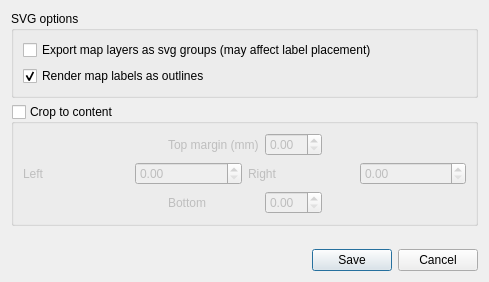
<?xml version="1.0" encoding="UTF-8"?>
<ui version="4.0">
 <class>SvgExportOptionsDialog</class>
 <widget class="QDialog" name="SvgExportOptionsDialog">
  <property name="geometry">
   <rect>
    <x>0</x>
    <y>0</y>
    <width>489</width>
    <height>282</height>
   </rect>
  </property>
  <property name="windowTitle">
   <string>SVG export options</string>
  </property>
  <layout class="QVBoxLayout" name="verticalLayout">
   <item>
    <widget class="QgsCollapsibleGroupBoxBasic" name="groupBox">
     <property name="title">
      <string>SVG options</string>
     </property>
     <layout class="QVBoxLayout" name="verticalLayout_2">
      <item>
       <widget class="QCheckBox" name="chkMapLayersAsGroup">
        <property name="text">
         <string>Export map layers as svg groups (may affect label placement)</string>
        </property>
        <property name="checked">
         <bool>false</bool>
        </property>
       </widget>
      </item>
      <item>
       <widget class="QCheckBox" name="chkTextAsOutline">
        <property name="enabled">
         <bool>true</bool>
        </property>
        <property name="toolTip">
         <string>Uncheck to render map labels as text objects. This will degrade the quality of the map labels but allow editing in vector illustration software.</string>
        </property>
        <property name="text">
         <string>Render map labels as outlines</string>
        </property>
        <property name="checked">
         <bool>true</bool>
        </property>
       </widget>
      </item>
     </layout>
    </widget>
   </item>
   <item>
    <widget class="QgsCollapsibleGroupBoxBasic" name="mClipToContentGroupBox">
     <property name="title">
      <string>Crop to content</string>
     </property>
     <property name="checkable">
      <bool>true</bool>
     </property>
     <property name="checked">
      <bool>false</bool>
     </property>
     <layout class="QVBoxLayout" name="verticalLayout_5">
      <item>
       <layout class="QGridLayout" name="gridLayout_5">
        <item row="0" column="2">
         <widget class="QgsDoubleSpinBox" name="mTopMarginSpinBox">
          <property name="singleStep">
           <double>0.100000000000000</double>
          </property>
         </widget>
        </item>
        <item row="1" column="0" colspan="4">
         <layout class="QHBoxLayout" name="horizontalLayout_7">
          <item>
           <widget class="QLabel" name="label_5">
            <property name="text">
             <string>Left</string>
            </property>
           </widget>
          </item>
          <item>
           <widget class="QgsDoubleSpinBox" name="mLeftMarginSpinBox">
            <property name="singleStep">
             <double>0.100000000000000</double>
            </property>
           </widget>
          </item>
          <item>
           <widget class="QLabel" name="label_11">
            <property name="text">
             <string>Right</string>
            </property>
           </widget>
          </item>
          <item>
           <widget class="QgsDoubleSpinBox" name="mRightMarginSpinBox">
            <property name="singleStep">
             <double>0.100000000000000</double>
            </property>
           </widget>
          </item>
         </layout>
        </item>
        <item row="2" column="1">
         <widget class="QLabel" name="label_12">
          <property name="text">
           <string>Bottom</string>
          </property>
         </widget>
        </item>
        <item row="2" column="2">
         <widget class="QgsDoubleSpinBox" name="mBottomMarginSpinBox">
          <property name="singleStep">
           <double>0.100000000000000</double>
          </property>
         </widget>
        </item>
        <item row="0" column="1">
         <widget class="QLabel" name="label_4">
          <property name="text">
           <string>Top margin (mm)</string>
          </property>
         </widget>
        </item>
        <item row="0" column="3">
         <spacer name="horizontalSpacer_2">
          <property name="orientation">
           <enum>Qt::Horizontal</enum>
          </property>
          <property name="sizeHint" stdset="0">
           <size>
            <width>40</width>
            <height>20</height>
           </size>
          </property>
         </spacer>
        </item>
        <item row="0" column="0">
         <spacer name="horizontalSpacer">
          <property name="orientation">
           <enum>Qt::Horizontal</enum>
          </property>
          <property name="sizeHint" stdset="0">
           <size>
            <width>40</width>
            <height>20</height>
           </size>
          </property>
         </spacer>
        </item>
       </layout>
      </item>
     </layout>
    </widget>
   </item>
   <item>
    <spacer name="verticalSpacer">
     <property name="orientation">
      <enum>Qt::Vertical</enum>
     </property>
     <property name="sizeHint" stdset="0">
      <size>
       <width>20</width>
       <height>40</height>
      </size>
     </property>
    </spacer>
   </item>
   <item>
    <widget class="QDialogButtonBox" name="buttonBox">
     <property name="orientation">
      <enum>Qt::Horizontal</enum>
     </property>
     <property name="standardButtons">
      <set>QDialogButtonBox::Cancel|QDialogButtonBox::Save</set>
     </property>
    </widget>
   </item>
  </layout>
 </widget>
 <customwidgets>
  <customwidget>
   <class>QgsCollapsibleGroupBoxBasic</class>
   <extends>QGroupBox</extends>
   <header>qgscollapsiblegroupbox.h</header>
   <container>1</container>
  </customwidget>
  <customwidget>
   <class>QgsDoubleSpinBox</class>
   <extends>QDoubleSpinBox</extends>
   <header>qgsdoublespinbox.h</header>
  </customwidget>
 </customwidgets>
 <tabstops>
  <tabstop>chkMapLayersAsGroup</tabstop>
  <tabstop>chkTextAsOutline</tabstop>
  <tabstop>mClipToContentGroupBox</tabstop>
  <tabstop>mTopMarginSpinBox</tabstop>
  <tabstop>mLeftMarginSpinBox</tabstop>
  <tabstop>mRightMarginSpinBox</tabstop>
  <tabstop>mBottomMarginSpinBox</tabstop>
 </tabstops>
 <resources/>
 <connections>
  <connection>
   <sender>buttonBox</sender>
   <signal>accepted()</signal>
   <receiver>SvgExportOptionsDialog</receiver>
   <slot>accept()</slot>
   <hints>
    <hint type="sourcelabel">
     <x>248</x>
     <y>254</y>
    </hint>
    <hint type="destinationlabel">
     <x>157</x>
     <y>274</y>
    </hint>
   </hints>
  </connection>
  <connection>
   <sender>buttonBox</sender>
   <signal>rejected()</signal>
   <receiver>SvgExportOptionsDialog</receiver>
   <slot>reject()</slot>
   <hints>
    <hint type="sourcelabel">
     <x>316</x>
     <y>260</y>
    </hint>
    <hint type="destinationlabel">
     <x>286</x>
     <y>274</y>
    </hint>
   </hints>
  </connection>
 </connections>
</ui>
